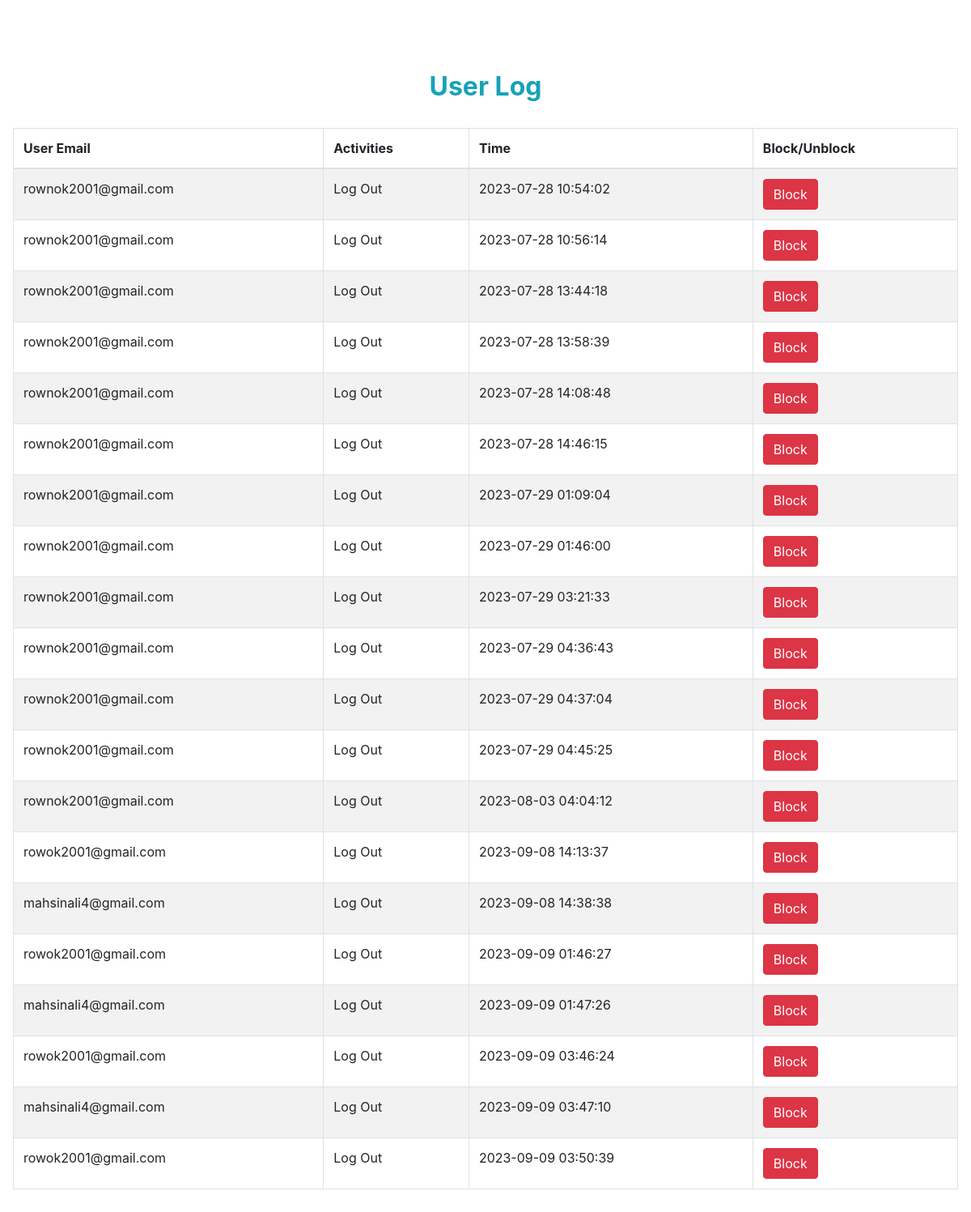
The app's page /userlog.php (signed in), older data.
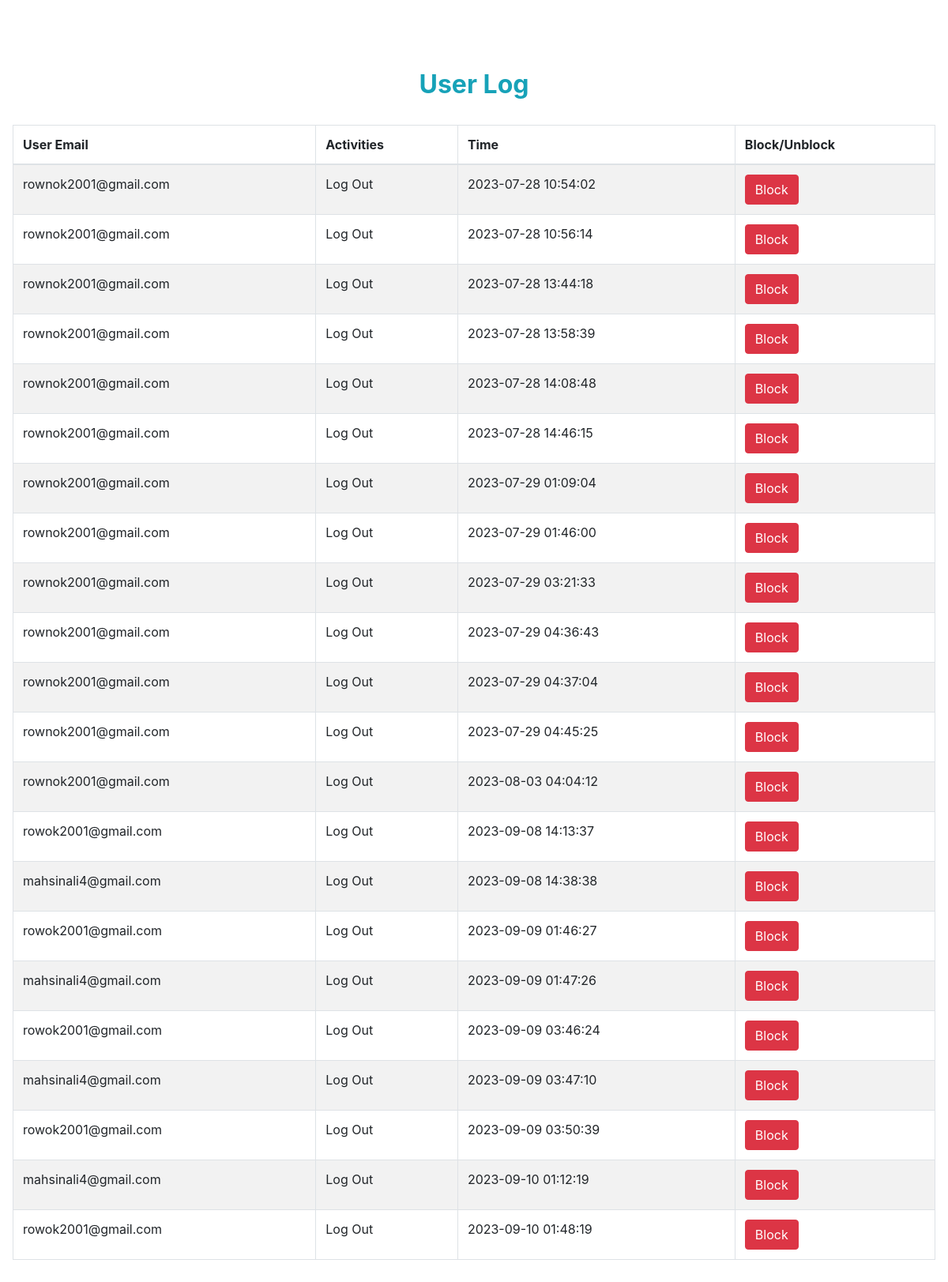
The same page, newer data.
### tables this page shows
CREATE TABLE `log` (
  `id` int(10) NOT NULL,
  `email` varchar(50) NOT NULL,
  `activity` varchar(50) NOT NULL,
  `time` timestamp NOT NULL DEFAULT current_timestamp() ON UPDATE current_timestamp()
);

### userlog.php (the view, shortened to what this page needs)
<!DOCTYPE html>
<html lang="en">
<head>
    <link rel="stylesheet" href="https://cdnjs.cloudflare.com/ajax/libs/twitter-bootstrap/4.5.2/css/bootstrap.css">
    <link rel="stylesheet" href="https://cdn.datatables.net/1.10.23/css/dataTables.bootstrap4.min.css">
</head>
<body>
    <div class="p-3 mb-5 bg-white rounded">
        <h2 class="text-center p-4 text-capitalize text-info top mt-5"><strong>User log</strong></h2>
        <table id="example" class="table table-striped table-bordered" style="width:100%">
            <thead>
                <tr>
                    <th>User Email</th>
                    <th>Activities</th>
                    <th>Time</th>
                    <th>Block/Unblock</th>
                </tr>
            </thead>
            <tbody>
                <?php
                include '_dbconnect.php';
                $sql = "SELECT *  FROM log";
                $result = mysqli_query($con, $sql);
                $num1 = mysqli_num_rows($result);
                if ($num1 > 0) {
                    while ($row = $result->fetch_assoc()) {
                        $u_email=$row["email"];
                ?>
                        <tr>
                            <td> <?php echo $row["email"] ?></td>
                            <td> <?php echo $row["activity"] ?></td>
                            <td> <?php echo $row["time"] ?></td>
                            <?php
                            $sql2 = "SELECT * FROM user where email='$u_email';";
                            $result2 = mysqli_query($con, $sql2);
                            while ($row2 = $result2->fetch_assoc()) {
                                $block= $row2["block"];
                            }
                            ?>
                            <?php if($block=="no"){ ?>
                            <td> <a class="btn btn-danger" href="block.php?id=<?php echo urlencode($row['email'])?>">Block</a> </td>
                            <?php }?>
                        </tr>
                <?php
                    }
                }
                ?>
            </tbody>
        </table>
    </div>
</body>
</html>

Row changes from the older to the newer data that the page shows:
added log: email "mahsinali4@gmail.com", activity "Log Out", time "2023-09-10 01:12:19"
added log: email "rowok2001@gmail.com", activity "Log Out", time "2023-09-10 01:48:19"
